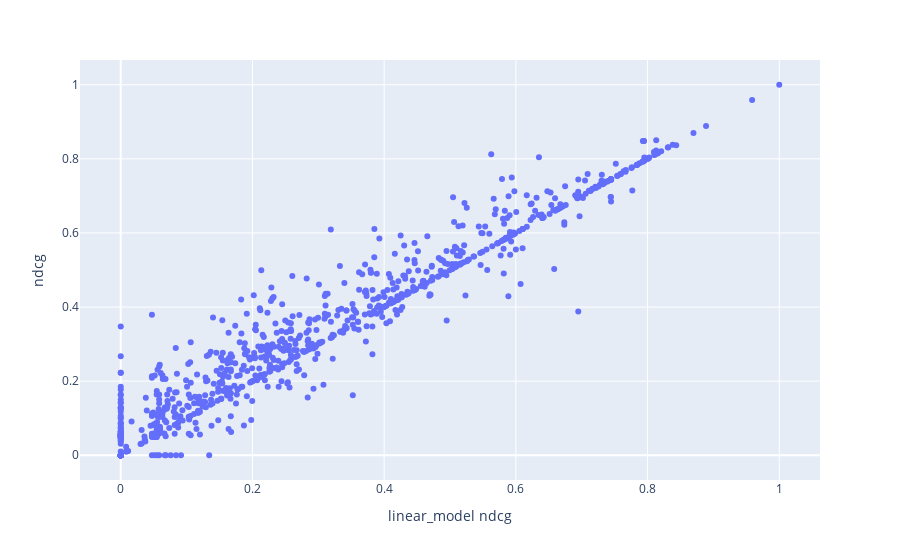

Notebook code for this chart:
### Code cell
px.scatter(
    df_metrics_merged,
    x="linear_model ndcg",
    y="ndcg",
    hover_data=df_metrics_merged.columns,
)

### Figure 1 — Plotly figure (JSON) as saved in the notebook; plotly's stock layout.template omitted (floating-point values rounded to 4 significant figures; data arrays with more than 128 entries replaced by an {"elided": "..."} marker saying what was removed)
{"data": [{"customdata": {"elided": "1000x11 mixed values"}, "hovertemplate": "linear_model ndcg=%{x}<br>ndcg=%{y}<br>query=%{customdata[0]}<br>linear_model dcg=%{customdata[1]}<br>linear_model prec@10=%{customdata[2]}<br>linear_model ratio_of_ratings=%{customdata[3]}<br>random_forest dcg=%{customdata[4]}<br>random_forest ndcg=%{customdata[5]}<br>random_forest prec@10=%{customdata[6]}<br>random_forest ratio_of_ratings=%{customdata[7]}<br>dcg=%{customdata[8]}<br>prec@10=%{customdata[9]}<br>ratio_of_ratings=%{customdata[10]}<extra></extra>", "legendgroup": "", "marker": {"color": "#636efa", "symbol": "circle"}, "mode": "markers", "name": "", "orientation": "v", "showlegend": false, "type": "scatter", "x": {"elided": "1000 float values"}, "xaxis": "x", "y": {"elided": "1000 float values"}, "yaxis": "y"}], "layout": {"autosize": true, "legend": {"tracegroupgap": 0}, "margin": {"t": 60}, "xaxis": {"anchor": "y", "autorange": true, "domain": [0, 1], "range": [-0.06426, 1.064], "title": {"text": "linear_model ndcg"}, "type": "linear"}, "yaxis": {"anchor": "x", "autorange": true, "domain": [0, 1], "range": [-0.07743, 1.077], "title": {"text": "ndcg"}, "type": "linear"}}}
